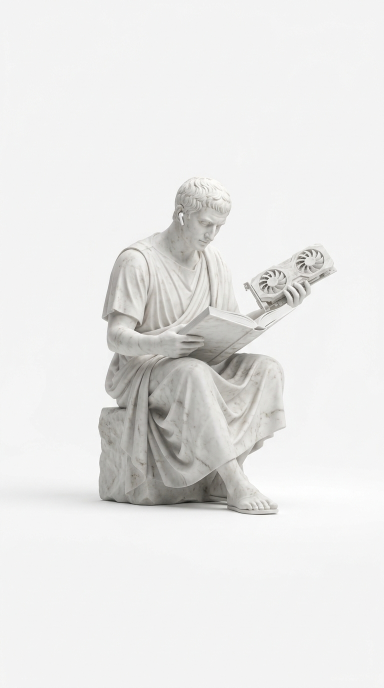
#> input picture lecturenotes/notes_philosophyofai/figures/poster/statue.jpeg, 768 x 1376 px (shown at 1/2 size)
$ python make_cutout.py statue.jpeg statue_cut.png 1376 238 dark
#> lines starting #> are read from the running program, lines starting #| are printed output that depends on the picture; after the words box and inside, x2 and y2 are one past the last pixel; in counts of white or black regions, pixels touching at a corner belong together
#!/usr/bin/env python3
"""Cut a statue out of a photograph or render with a plain backdrop.

Three masks, picked by mode:
  light  subject brighter than `thresh` (marble on a black museum backdrop)
  dark   subject darker than `thresh` (a white Gemini render on its 243 gray
         ground, or bronze on a light wall)
  grad   backdrop estimated per row from the edge columns, subject darker
         than it by `thresh` (a backdrop that runs light to dark)

Then: hand-drawn patches, the row cap (mount, pin, plinth below the subject),
hole filling by flood fill from the corners (small enclosed holes such as eye
sockets are refilled, large ones such as a gap under an arm stay open), and
the largest connected component only, so stray patches of wall go.

Current source:
  statue.jpeg  seated marble reader holding a graphics
                                 card, generated with Google Gemini by Mark,
                                 768 x 1376, ground at luminance 243
  python3 make_cutout.py statue.jpeg statue_cut.png 1376 238 dark

Usage: python3 make_cutout.py <source> <out.png> <row_cap> [thresh] [light|dark|grad]
"""
import sys
from PIL import Image, ImageChops, ImageDraw, ImageFilter

PAD = 40

# Source crops in source pixels, keyed by file name: for a print with a page
# border or a label, which the corner flood fill would take for the outside.
CROPS = {}

# Hand-drawn mask patches in (cropped) source pixels, keyed by file name, for
# parts the threshold loses: a lit crown as light as the backdrop, open to the
# outside so the hole fill cannot reach it.
PATCHES = {}


def backdrop(L):
    """Per-row backdrop from the outer 200 columns, interpolated across."""
    W, H = L.size
    px = L.load()
    est = Image.new("L", (2, H))
    ep = est.load()
    for y in range(H):
        ep[0, y] = int(sum(px[x, y] for x in range(0, 200, 4)) / 50)
        ep[1, y] = int(sum(px[x, y] for x in range(W - 200, W, 4)) / 50)
    return est.resize((W, H), Image.BILINEAR)


def main(src, out, row_cap, thresh=85, mode="light", hole_limit=0.06):
#> called with src = 'statue.jpeg', out = 'statue_cut.png', row_cap = 1376, thresh = 238, mode = 'dark', hole_limit = 0.06
    im = Image.open(src).convert("RGB")
#> im is the input picture: PIL image 768x1376 RGB; mean R, G, B 232.4, 232.2, 231.1
    name = src.split("/")[-1]
    if name in CROPS:
        im = im.crop(CROPS[name])
    W, H = im.size
#> W = 768; H = 1376
    L = im.convert("L")
    if mode == "dark":
        mask = L.point(lambda v: 255 if v < thresh else 0)
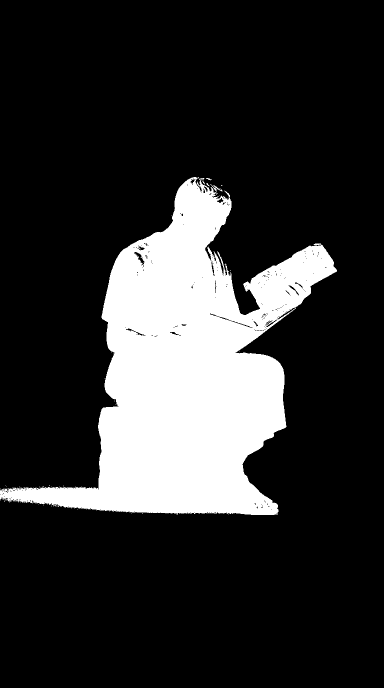
#> mask: PIL image 768x1376 L (shown at 1/2 size); 18.6% white; 54 white regions (50 under 20 px), largest, box (x1, y1, x2, y2) and area: (0, 354, 674, 1030) 196515, (627, 487, 643, 491) 45, (398, 356, 409, 360) 25, (412, 356, 424, 361) 25
    elif mode == "grad":
        diff = ImageChops.subtract(backdrop(L), L)
        mask = diff.point(lambda v: 255 if v > thresh else 0)
    else:
        mask = L.point(lambda v: 255 if v > thresh else 0)
    for poly in PATCHES.get(name, []):
        ImageDraw.Draw(mask).polygon(poly, fill=255)
    ImageDraw.Draw(mask).rectangle([0, row_cap, W, H], fill=0)
    outside = mask.copy()
    for xy in [(0, 0), (W - 1, 0), (0, H - 1), (W - 1, H - 1)]:
        ImageDraw.floodfill(outside, xy, 128)
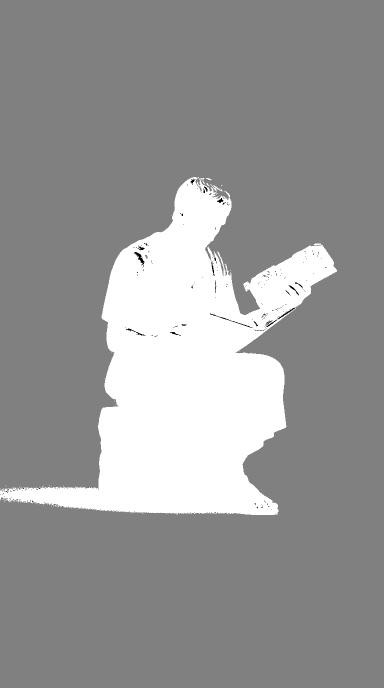
#> outside: PIL image 768x1376 L (shown at 1/2 size); min 0, max 255, mean 151.4
    # enclosed regions are holes (eye sockets, mouths) and get filled, except
    # large ones, which are backdrop seen through the figure (the gap between
    # the Thinker's arm, chin and knee) and stay open
    holes = outside.copy()
    hp = holes.load()
    limit = max(W, H) * hole_limit
#> limit = 82.56
    for y in range(0, H, 6):
        for x in range(0, W, 6):
            if hp[x, y] == 0:
                probe = holes.copy()
                ImageDraw.floodfill(probe, (x, y), 200)
                bb = ImageChops.difference(probe, holes).getbbox()
                big = bb and max(bb[2] - bb[0], bb[3] - bb[1]) > limit
                ImageDraw.floodfill(holes, (x, y), 128 if big else 255)
    mask = holes.point(lambda v: 0 if v == 128 else 255)
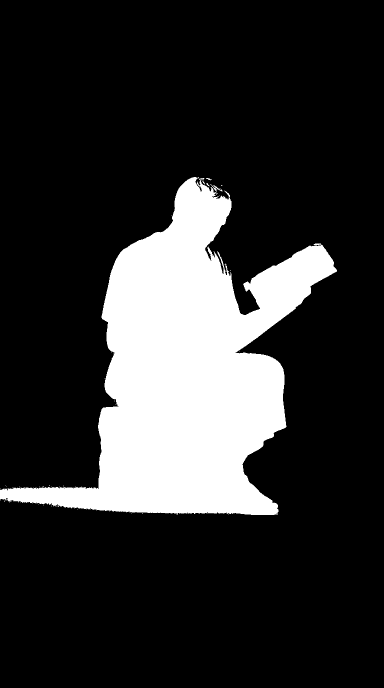
#> mask: PIL image 768x1376 L (shown at 1/2 size); 18.8% white; 51 white regions (47 under 20 px), largest, box (x1, y1, x2, y2) and area: (0, 354, 674, 1030) 198110, (627, 487, 643, 491) 45, (398, 356, 409, 360) 25, (412, 356, 424, 361) 25
    # keep only the largest component: stray lighter patches of backdrop or
    # wall are separate blobs and go
    labels = mask.copy()
    lp = labels.load()
    best, best_area = None, 0
    for y in range(0, H, 6):
        for x in range(0, W, 6):
            if lp[x, y] == 255:
                probe = labels.copy()
                ImageDraw.floodfill(probe, (x, y), 200)
                bb = ImageChops.difference(probe, labels).getbbox()
                area = (bb[2] - bb[0]) * (bb[3] - bb[1])
                ImageDraw.floodfill(labels, (x, y), 128)
                if area > best_area:
                    best, best_area = (x, y), area
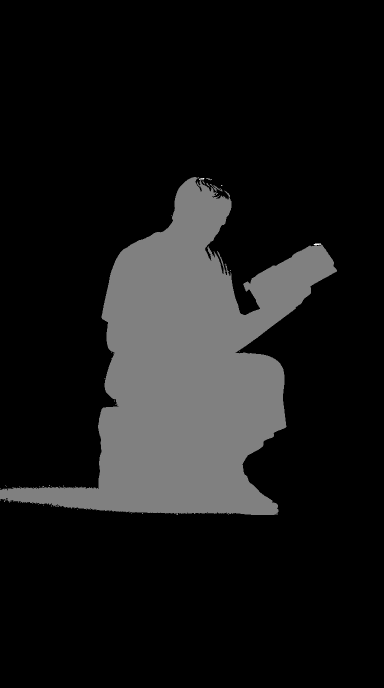
#> labels: PIL image 768x1376 L (shown at 1/2 size); min 0, max 255, mean 24
#> after the loop, best = (390, 354); best_area = 455624
    keep = mask.copy()
    ImageDraw.floodfill(keep, best, 128)
    mask = keep.point(lambda v: 255 if v == 128 else 0)
#> mask: PIL image 768x1376 L; 18.7% white; 1 white region, box (x1, y1, x2, y2) and area: (0, 354, 674, 1030) 198016
    mask = mask.filter(ImageFilter.GaussianBlur(3)).point(lambda v: 255 if v > 140 else 0)
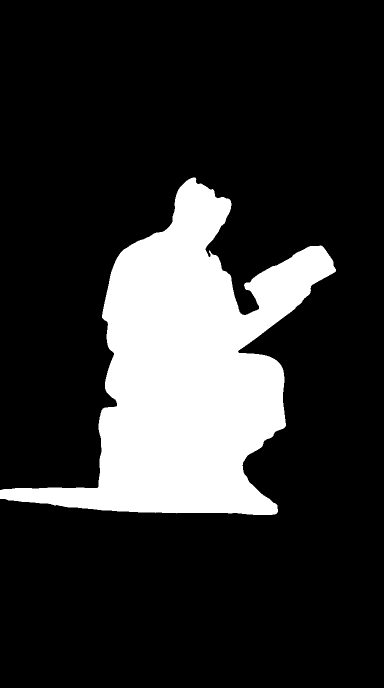
#> mask: PIL image 768x1376 L (shown at 1/2 size); 18.6% white; 1 white region, box (x1, y1, x2, y2) and area: (0, 355, 672, 1030) 196690
    mask = mask.filter(ImageFilter.GaussianBlur(1.2))
    cut = L.convert("RGB")
    cut.putalpha(mask)
#> cut: PIL image 768x1376 RGBA
    box = mask.getbbox()
#> box = (0, 352, 675, 1033)
    box = (max(0, box[0] - PAD), max(0, box[1] - PAD), min(W, box[2] + PAD), min(H, box[3] + PAD))
#> box = (0, 312, 715, 1073)
    cut = cut.crop(box)
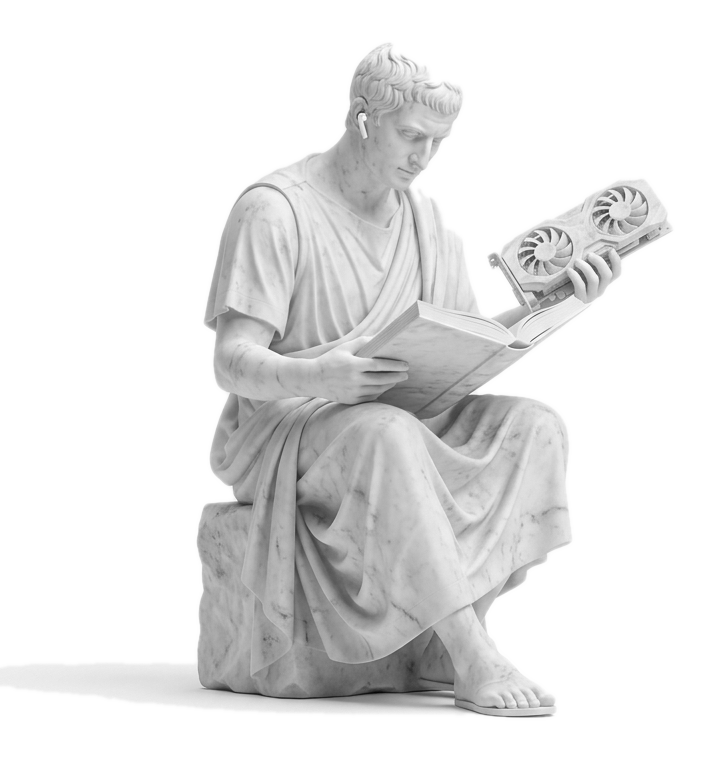
#> cut: PIL image 715x761 RGBA; mean R, G, B, A 221.7, 221.7, 221.7, 92.2; transparent parts drawn white
    cut.save(out)
    print("wrote", out, cut.size)
#| wrote statue_cut.png (715, 761)


if __name__ == "__main__":
    main(sys.argv[1], sys.argv[2], int(sys.argv[3]),
         int(sys.argv[4]) if len(sys.argv) > 4 else 85,
         sys.argv[5] if len(sys.argv) > 5 else "light")
